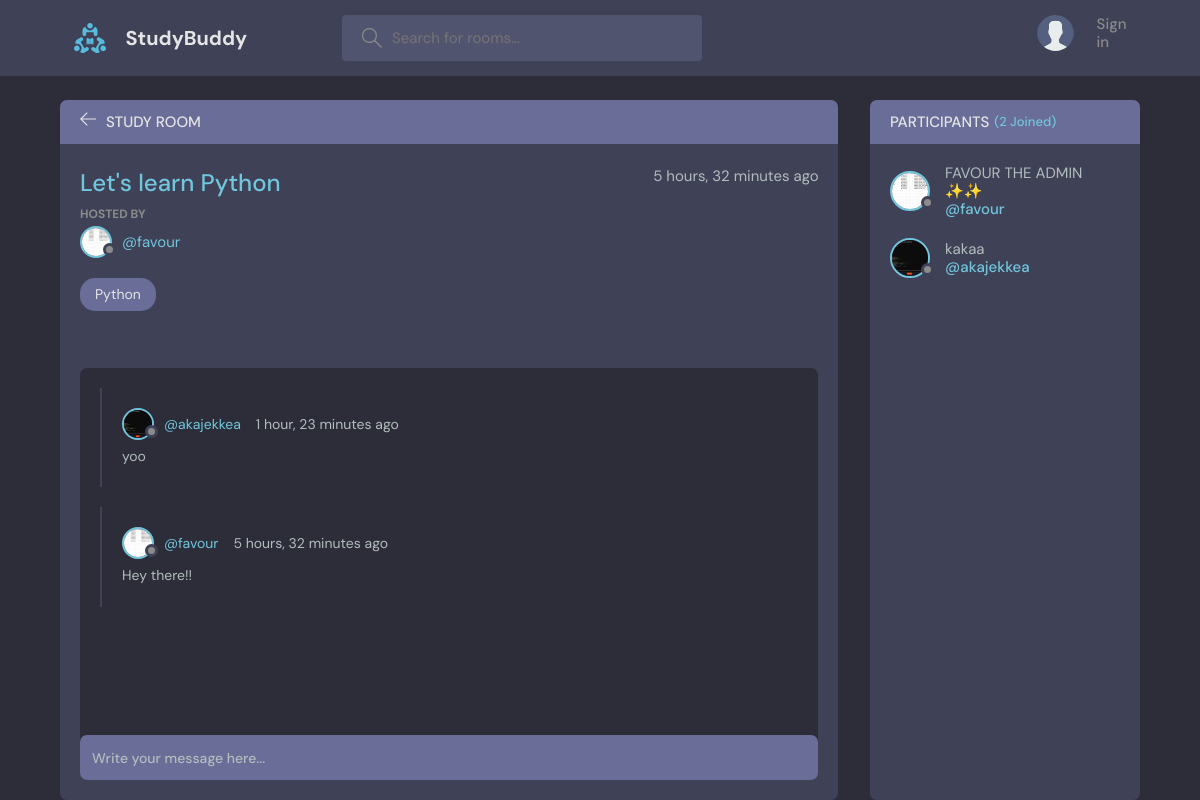
Before: /room/2/ with the older database file.
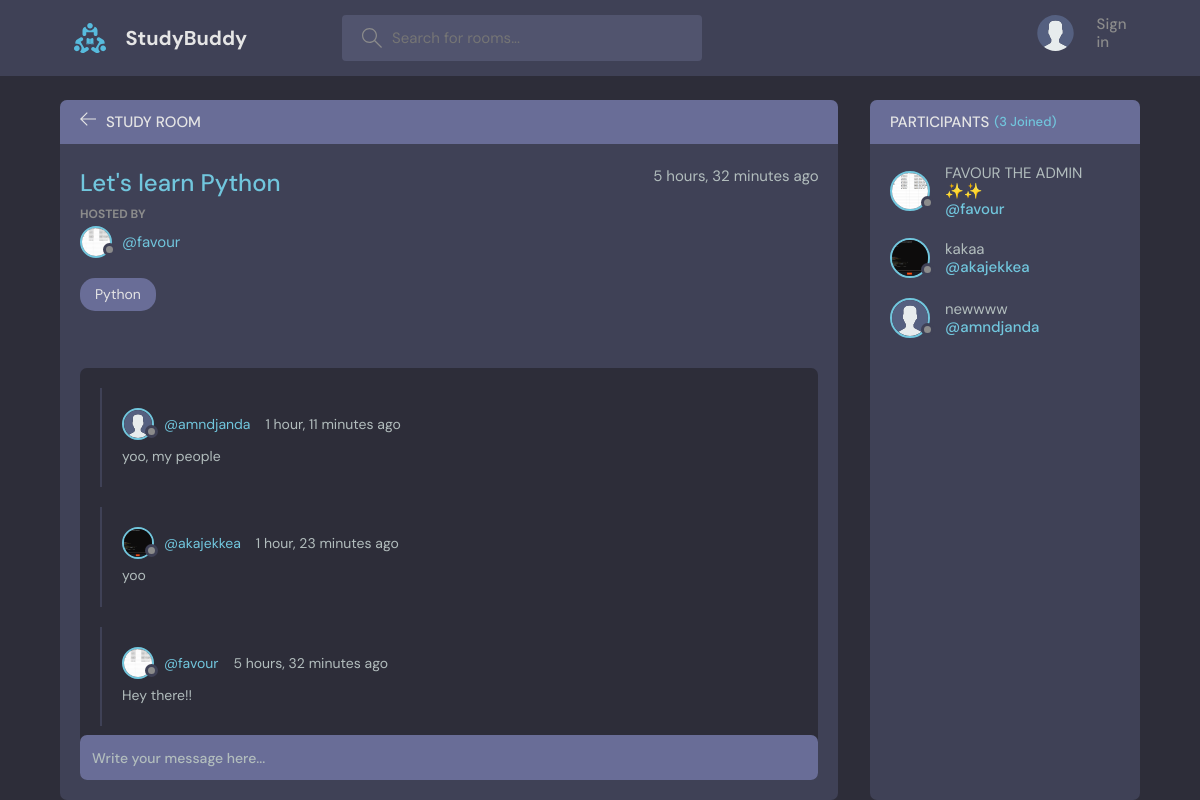
After: the same page with the newer database file.
### base/models.py (models this page shows, shortened)
class Message(models.Model):
  user = models.ForeignKey(User, on_delete=models.CASCADE)
  room = models.ForeignKey(Room, on_delete=models.CASCADE)
  body = models.TextField()
  updated = models.DateTimeField(auto_now=True)
  created = models.DateTimeField(auto_now_add=True)
  class Meta:
    ordering = ['-updated', '-created']

class User(AbstractUser):
  name = models.CharField(max_length=200, null=True)
  email = models.EmailField(null=True, unique=True)
  bio = models.TextField(null=True)
  avatar = models.ImageField(null=True, default="avatar.svg")
  USERNAME_FIELD = 'email'
  REQUIRED_FIELDS = []

### base/views.py (the view, shortened to what this page needs)
# urls.py: path('room/<str:pk>/', views.room, name='room'),
def room(request, pk):
  room = Room.objects.get(id=pk)
  room_messages = room.message_set.all()
  participants = room.participants.all()
  context = {'room': room, 'room_messages': room_messages, 'participants': participants}
  return render(request, 'base/room.html', context)

### base/models.py (called while the page is built)
  def __str__(self):
    return self.name

### base/templates/base/room.html (shortened to what this page needs)
{% extends 'main.html' %} {% block content %}
<main class="profile-page layout layout--2">
  <div class="container">
    <div class="room">
      <div class="room__top">
        <div class="room__topLeft">
          <a href="{% url 'home' %}">
            <svg
              version="1.1"
              xmlns="http://www.w3.org/2000/svg"
              width="32"
              height="32"
              viewBox="0 0 32 32"
            >
              <title>arrow-left</title>
              <path
                d="M13.723 2.286l-13.723 13.714 13.719 13.714 1.616-1.611-10.96-10.96h27.625v-2.286h-27.625l10.965-10.965-1.616-1.607z"
              ></path>
            </svg>
          </a>
          <h3>Study Room</h3>
        </div>
      </div>
      <div class="room__box scroll">
        <div class="room__header scroll">
          <div class="room__info">
            <h3>{{room.name}}</h3>
            <span>{{room.created|timesince}} ago</span>
          </div>
          <div class="room__hosted">
            <p>Hosted By</p>
            <a
              href="{% url 'user-profile' room.host.id %}"
              class="room__author"
            >
              <div class="avatar avatar--small">
                <img src="{{room.host.avatar.url}}" />
              </div>
              <span>@{{room.host.username}}</span>
            </a>
          </div>
          <span class="room__topics">{{room.topic}}</span>
        </div>
        <div class="room__conversation">
          <div class="threads scroll">
            {% for message in room_messages %}
            <div class="thread">
              <div class="thread__top">
                <div class="thread__author">
                  <a
                    href="{% url 'user-profile' message.user.id %}"
                    class="thread__authorInfo"
                  >
                    <div class="avatar avatar--small">
                      <img src="{{message.user.avatar.url}}" />
                    </div>
                    <span>@{{message.user.username}}</span>
                  </a>
                  <span class="thread__date"
                    >{{message.created|timesince}} ago</span
                  >
                </div>
              </div>
              <div class="thread__details">{{message.body}}</div>
            </div>
            {% endfor %}
          </div>
        </div>
      </div>
      <div class="room__message">
        <form action="" method="POST">
          <input name="body" placeholder="Write your message here..." />
        </form>
      </div>
    </div>
    <div class="participants">
      <h3 class="participants__top">
        Participants <span>({{participants.count}} Joined)</span>
      </h3>
      <div class="participants__list scroll">
        {% for user in participants %}
        <a href="{%  url 'user-profile' user.id %}" class="participant">
          <div class="avatar avatar--medium">
            <img src="{{user.avatar.url}}" />
          </div>
          <p>
            {{user.name}}
            <span>@{{user.username}}</span>
          </p>
        </a>
        {% endfor %}
      </div>
    </div>
  </div>
</main>
{% endblock content %}

Changed rows visible on the page:
added Message: user.avatar (placeholder picture), user.username "amndjanda", created "1 hour, 11 minutes", body "yoo, my people"
added User: avatar (placeholder picture), name "newwww", username "amndjanda"
Other visible differences:
{{ participants.count }}: "2" → "3"
